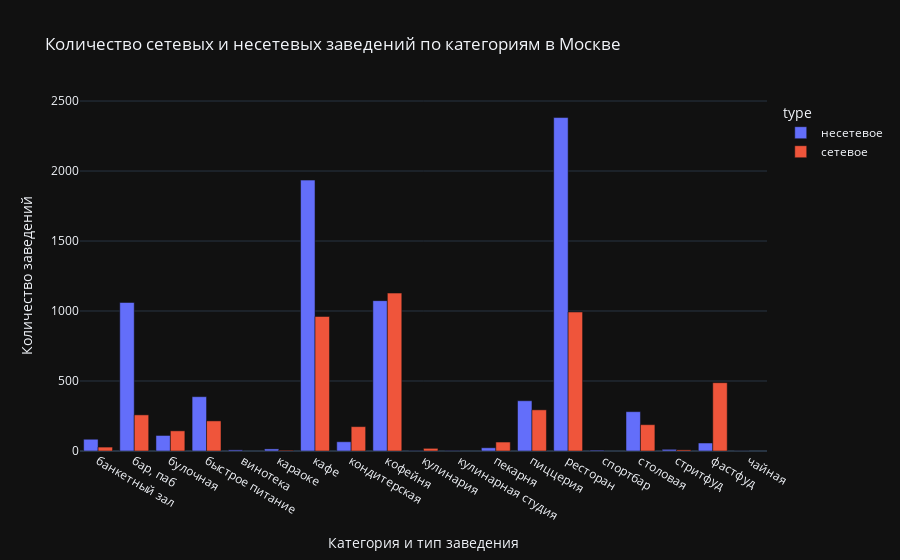

This figure's notebook cell:
### Markdown cell above
Сетевыми в основном являются рестораны, кафе и кофейни.

### Code cell
fig = px.bar(chain_type_tmp, 
             x='category', 
             y= 'count', 
             title = 'Количество сетевых и несетевых заведений по категориям в Москве', 
             color='type', barmode='group')
fig.update_layout(xaxis_title = 'Категория и тип заведения',
                  yaxis_title = 'Количество заведений')
fig.update_traces(hovertemplate = 'Категория: %{x} <br>Количество: %{y}')

fig.show()

### Figure 1 — Plotly figure (JSON) as saved in the notebook; plotly's stock layout.template omitted (floating-point values rounded to 4 significant figures)
{"data": [{"alignmentgroup": "True", "hovertemplate": "Категория: %{x} <br>Количество: %{y}", "legendgroup": "несетевое", "marker": {"color": "#636efa", "pattern": {"shape": ""}}, "name": "несетевое", "offsetgroup": "несетевое", "orientation": "v", "showlegend": true, "textposition": "auto", "x": ["банкетный зал", "бар, паб", "булочная", "быстрое питание", "винотека", "караоке", "кафе", "кондитерская", "кофейня", "кулинария", "кулинарная студия", "пекарня", "пиццерия", "ресторан", "спортбар", "столовая", "стритфуд", "фастфуд", "чайная"], "xaxis": "x", "y": [84, 1061, 111, 388, 8, 15, 1935, 66, 1074, 2, 3, 23, 359, 2382, 6, 281, 12, 57, 1], "yaxis": "y", "type": "bar"}, {"alignmentgroup": "True", "hovertemplate": "Категория: %{x} <br>Количество: %{y}", "legendgroup": "сетевое", "marker": {"color": "#EF553B", "pattern": {"shape": ""}}, "name": "сетевое", "offsetgroup": "сетевое", "orientation": "v", "showlegend": true, "textposition": "auto", "x": ["банкетный зал", "бар, паб", "булочная", "быстрое питание", "караоке", "кафе", "кондитерская", "кофейня", "кулинария", "пекарня", "пиццерия", "ресторан", "столовая", "стритфуд", "фастфуд"], "xaxis": "x", "y": [28, 258, 144, 215, 5, 961, 174, 1128, 19, 64, 294, 993, 188, 8, 488], "yaxis": "y", "type": "bar"}], "layout": {"xaxis": {"anchor": "y", "domain": [0.0, 1.0], "title": {"text": "Категория и тип заведения"}}, "yaxis": {"anchor": "x", "domain": [0.0, 1.0], "title": {"text": "Количество заведений"}}, "legend": {"title": {"text": "type"}, "tracegroupgap": 0}, "title": {"text": "Количество сетевых и несетевых заведений по категориям в Москве"}, "barmode": "group"}}
